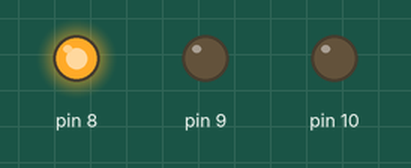
This sketch was run on a simulated Arduino Uno, built with avr-gcc and run on an emulated ATmega328P. On the bench: output pins drawn as LEDs (lit = HIGH).

Above: at 2.0 s.
At 5.0 s:
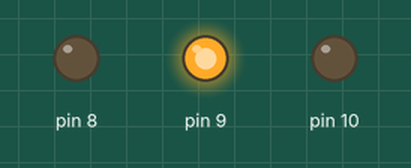
At 8.0 s:
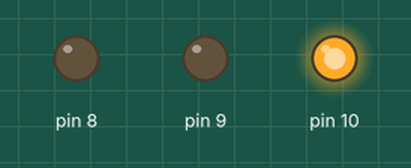
Timing chart, 0 to 13.0 s (numbered marks = the images above):
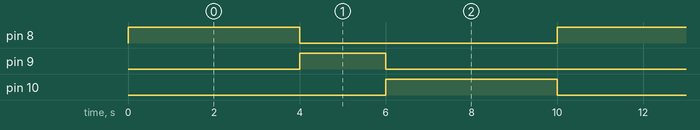

The sketch:

semaforo.ino
```cpp
//Traffic Light Project
void setup() {
  pinMode(8,OUTPUT);
  pinMode(9,OUTPUT);
  pinMode(10,OUTPUT);
}

void loop() {
  //Green LED Controller
  digitalWrite(8,HIGH);
  delay(4000);
  digitalWrite(8,LOW);

  //Yellow LED Controller
  digitalWrite(9,HIGH);
  delay(2000);
  digitalWrite(9,LOW);

  //Red LED Controller
  digitalWrite(10,HIGH);
  delay(4000);
  digitalWrite(10,LOW);
}
```

Measured:
- by itself, pin 8, pin 10: alternates HIGH for 4.0 s and LOW for 6.0 s
- by itself, pin 9: alternates HIGH for 2.0 s and LOW for 8.0 s
- by itself, everything shown: repeats every 10.0 s, in 4 steps
